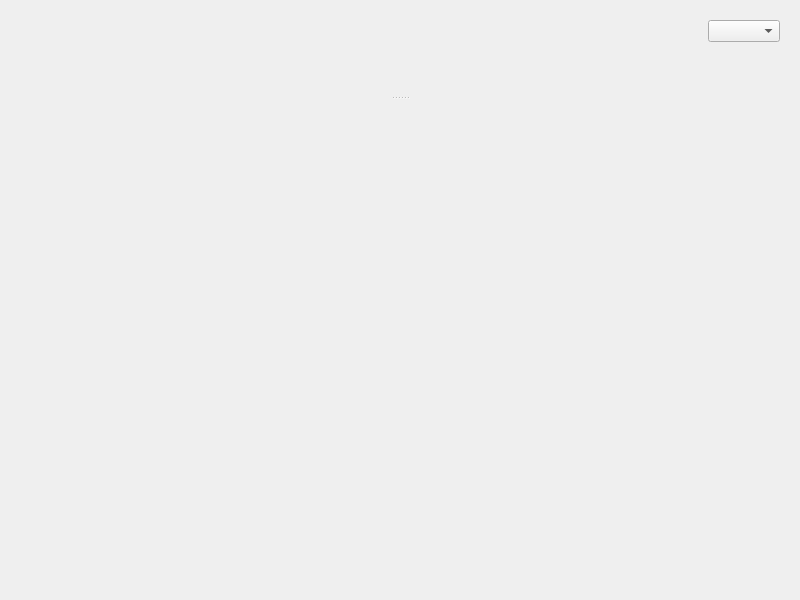
<?xml version="1.0" encoding="UTF-8"?>
<ui version="4.0">
 <class>PhotosView</class>
 <widget class="QWidget" name="PhotosView">
  <property name="geometry">
   <rect>
    <x>0</x>
    <y>0</y>
    <width>800</width>
    <height>600</height>
   </rect>
  </property>
  <property name="windowTitle">
   <string>Photos view</string>
  </property>
  <layout class="QVBoxLayout" name="verticalLayout">
   <item>
    <widget class="QWidget" name="filtersContainer" native="true">
     <layout class="QHBoxLayout" name="horizontalLayout">
      <item>
       <spacer name="horizontalSpacer">
        <property name="orientation">
         <enum>Qt::Horizontal</enum>
        </property>
        <property name="sizeHint" stdset="0">
         <size>
          <width>40</width>
          <height>20</height>
         </size>
        </property>
       </spacer>
      </item>
      <item>
       <widget class="QComboBox" name="sortingCombo"/>
      </item>
     </layout>
    </widget>
   </item>
   <item>
    <widget class="QWidget" name="splitterContainer" native="true">
     <property name="sizePolicy">
      <sizepolicy hsizetype="Preferred" vsizetype="Preferred">
       <horstretch>0</horstretch>
       <verstretch>1</verstretch>
      </sizepolicy>
     </property>
     <layout class="QHBoxLayout" name="horizontalLayout_2">
      <item>
       <widget class="QSplitter" name="splitter">
        <property name="orientation">
         <enum>Qt::Vertical</enum>
        </property>
        <widget class="ImagesTreeView" name="photoView" native="true">
         <property name="sizePolicy">
          <sizepolicy hsizetype="Preferred" vsizetype="Preferred">
           <horstretch>0</horstretch>
           <verstretch>0</verstretch>
          </sizepolicy>
         </property>
        </widget>
        <widget class="TagEditorWidget" name="tagEditor" native="true">
         <property name="sizePolicy">
          <sizepolicy hsizetype="Preferred" vsizetype="Preferred">
           <horstretch>0</horstretch>
           <verstretch>1</verstretch>
          </sizepolicy>
         </property>
        </widget>
       </widget>
      </item>
     </layout>
    </widget>
   </item>
  </layout>
 </widget>
 <customwidgets>
  <customwidget>
   <class>ImagesTreeView</class>
   <extends>QWidget</extends>
   <header>images_model_view/images_tree_view.hpp</header>
  </customwidget>
  <customwidget>
   <class>TagEditorWidget</class>
   <extends>QWidget</extends>
   <header>widgets/tag_editor/tag_editor_widget.hpp</header>
   <container>1</container>
  </customwidget>
 </customwidgets>
 <resources/>
 <connections/>
</ui>
